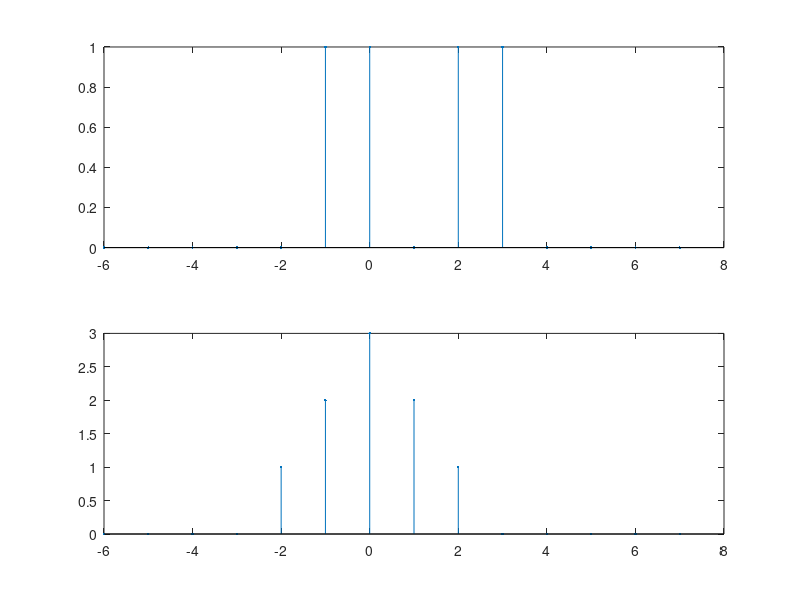
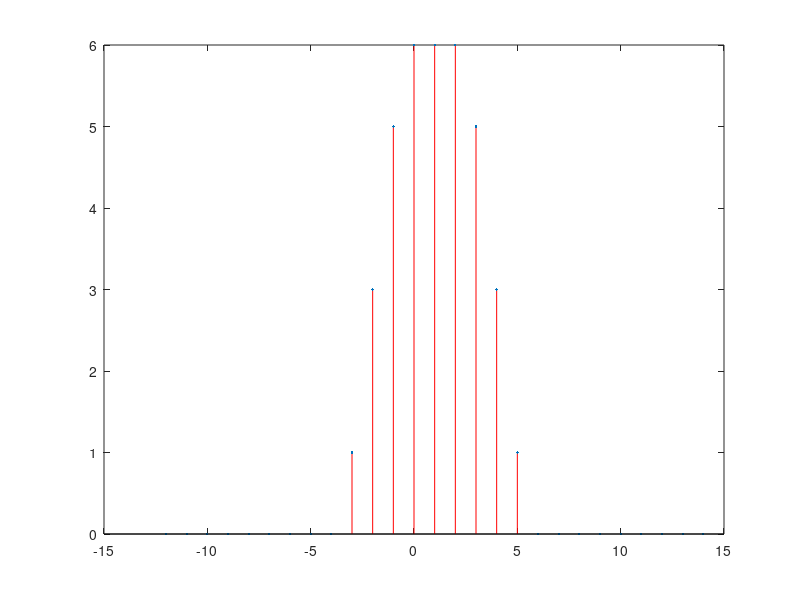

These charts were generated, in order, by the following MATLAB code:
close all
clear
clc

n = [-6:1:7];
n2=2*min(n):1:2*max(n);

x=[zeros(1,5) 1 1 0 1 1 zeros(1,4)];
h=[zeros(1,4) 1 2 3 2 1 zeros(1,5)];

figure
subplot(2,1,1)
stem(n,x,'.')

subplot(2,1,2)
stem(n,h,'.')

y=conv(x,h);
figure
stem(n2,y,'.','color','r')
